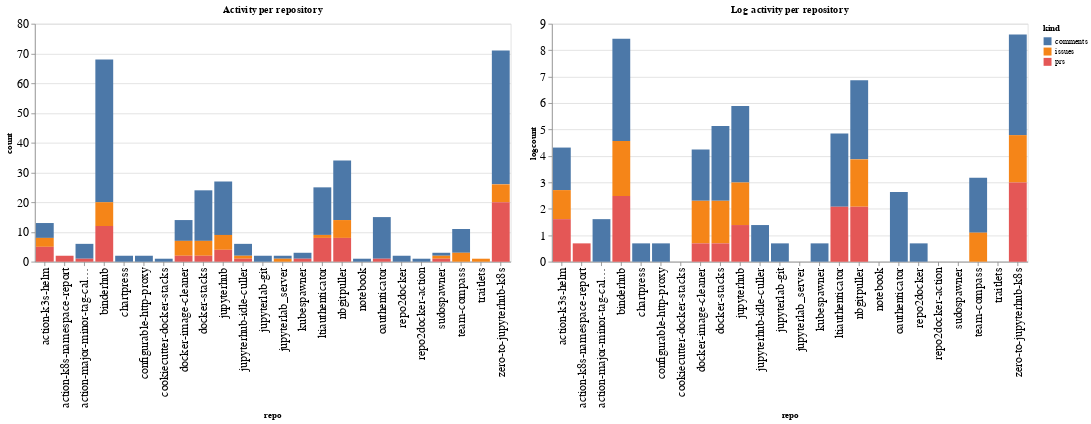

Notebook code cell kept with this figure:
### Code cell
ch1 = alt.Chart(repo_summaries, width=600, title="Activity per repository").mark_bar().encode(
    x='repo',
    y='count',
    color='kind',
    tooltip="kind"
)

ch2 = alt.Chart(repo_summaries, width=600, title="Log activity per repository").mark_bar().encode(
    x='repo',
    y='logcount',
    color='kind',
    tooltip="kind"
)

ch1 | ch2

### Figure 1 — Vega-Lite specification as saved in the notebook (floating-point values rounded to 4 significant figures)
{"config": {"axisLeft": {"labelFontSize": 15}, "axisBottom": {"labelFontSize": 15}}, "hconcat": [{"mark": "bar", "encoding": {"color": {"type": "nominal", "field": "kind"}, "tooltip": {"type": "nominal", "field": "kind"}, "x": {"type": "nominal", "field": "repo"}, "y": {"type": "quantitative", "field": "count"}}, "title": "Activity per repository", "width": 600}, {"mark": "bar", "encoding": {"color": {"type": "nominal", "field": "kind"}, "tooltip": {"type": "nominal", "field": "kind"}, "x": {"type": "nominal", "field": "repo"}, "y": {"type": "quantitative", "field": "logcount"}}, "title": "Log activity per repository", "width": 600}], "data": {"name": "data-4fbf1d776fc1a18e7868dc3885337c6a"}, "$schema": "https://vega.github.io/schema/vega-lite/v4.8.1.json", "datasets": {"data-4fbf1d776fc1a18e7868dc3885337c6a": [{"repo": "action-k3s-helm", "kind": "comments", "count": 5, "logcount": 1.609}, {"repo": "action-k3s-helm", "kind": "issues", "count": 3, "logcount": 1.099}, {"repo": "action-k3s-helm", "kind": "prs", "count": 5, "logcount": 1.609}, {"repo": "action-k8s-namespace-report", "kind": "prs", "count": 2, "logcount": 0.6931}, {"repo": "action-major-minor-tag-calculator", "kind": "comments", "count": 5, "logcount": 1.609}, {"repo": "action-major-minor-tag-calculator", "kind": "prs", "count": 1, "logcount": 0.0}, {"repo": "binderhub", "kind": "comments", "count": 48, "logcount": 3.871}, {"repo": "binderhub", "kind": "issues", "count": 8, "logcount": 2.079}, {"repo": "binderhub", "kind": "prs", "count": 12, "logcount": 2.485}, {"repo": "chartpress", "kind": "comments", "count": 2, "logcount": 0.6931}, {"repo": "configurable-http-proxy", "kind": "comments", "count": 2, "logcount": 0.6931}, {"repo": "cookiecutter-docker-stacks", "kind": "comments", "count": 1, "logcount": 0.0}, {"repo": "docker-image-cleaner", "kind": "comments", "count": 7, "logcount": 1.946}, {"repo": "docker-image-cleaner", "kind": "issues", "count": 5, "logcount": 1.609}, {"repo": "docker-image-cleaner", "kind": "prs", "count": 2, "logcount": 0.6931}, {"repo": "docker-stacks", "kind": "comments", "count": 17, "logcount": 2.833}, {"repo": "docker-stacks", "kind": "issues", "count": 5, "logcount": 1.609}, {"repo": "docker-stacks", "kind": "prs", "count": 2, "logcount": 0.6931}, {"repo": "jupyterhub", "kind": "comments", "count": 18, "logcount": 2.89}, {"repo": "jupyterhub", "kind": "issues", "count": 5, "logcount": 1.609}, {"repo": "jupyterhub", "kind": "prs", "count": 4, "logcount": 1.386}, {"repo": "jupyterhub-idle-culler", "kind": "comments", "count": 4, "logcount": 1.386}, {"repo": "jupyterhub-idle-culler", "kind": "issues", "count": 1, "logcount": 0.0}, {"repo": "jupyterhub-idle-culler", "kind": "prs", "count": 1, "logcount": 0.0}, {"repo": "jupyterlab-git", "kind": "comments", "count": 2, "logcount": 0.6931}, {"repo": "jupyterlab_server", "kind": "comments", "count": 1, "logcount": 0.0}, {"repo": "jupyterlab_server", "kind": "issues", "count": 1, "logcount": 0.0}, {"repo": "kubespawner", "kind": "comments", "count": 2, "logcount": 0.6931}, {"repo": "kubespawner", "kind": "prs", "count": 1, "logcount": 0.0}, {"repo": "ltiauthenticator", "kind": "comments", "count": 16, "logcount": 2.773}, {"repo": "ltiauthenticator", "kind": "issues", "count": 1, "logcount": 0.0}, {"repo": "ltiauthenticator", "kind": "prs", "count": 8, "logcount": 2.079}, {"repo": "nbgitpuller", "kind": "comments", "count": 20, "logcount": 2.996}, {"repo": "nbgitpuller", "kind": "issues", "count": 6, "logcount": 1.792}, {"repo": "nbgitpuller", "kind": "prs", "count": 8, "logcount": 2.079}, {"repo": "notebook", "kind": "comments", "count": 1, "logcount": 0.0}, {"repo": "oauthenticator", "kind": "comments", "count": 14, "logcount": 2.639}, {"repo": "oauthenticator", "kind": "prs", "count": 1, "logcount": 0.0}, {"repo": "repo2docker", "kind": "comments", "count": 2, "logcount": 0.6931}, {"repo": "repo2docker-action", "kind": "comments", "count": 1, "logcount": 0.0}, {"repo": "sudospawner", "kind": "comments", "count": 1, "logcount": 0.0}, {"repo": "sudospawner", "kind": "issues", "count": 1, "logcount": 0.0}, {"repo": "sudospawner", "kind": "prs", "count": 1, "logcount": 0.0}, {"repo": "team-compass", "kind": "comments", "count": 8, "logcount": 2.079}, {"repo": "team-compass", "kind": "issues", "count": 3, "logcount": 1.099}, {"repo": "traitlets", "kind": "issues", "count": 1, "logcount": 0.0}, {"repo": "zero-to-jupyterhub-k8s", "kind": "comments", "count": 45, "logcount": 3.807}, {"repo": "zero-to-jupyterhub-k8s", "kind": "issues", "count": 6, "logcount": 1.792}, {"repo": "zero-to-jupyterhub-k8s", "kind": "prs", "count": 20, "logcount": 2.996}]}}
